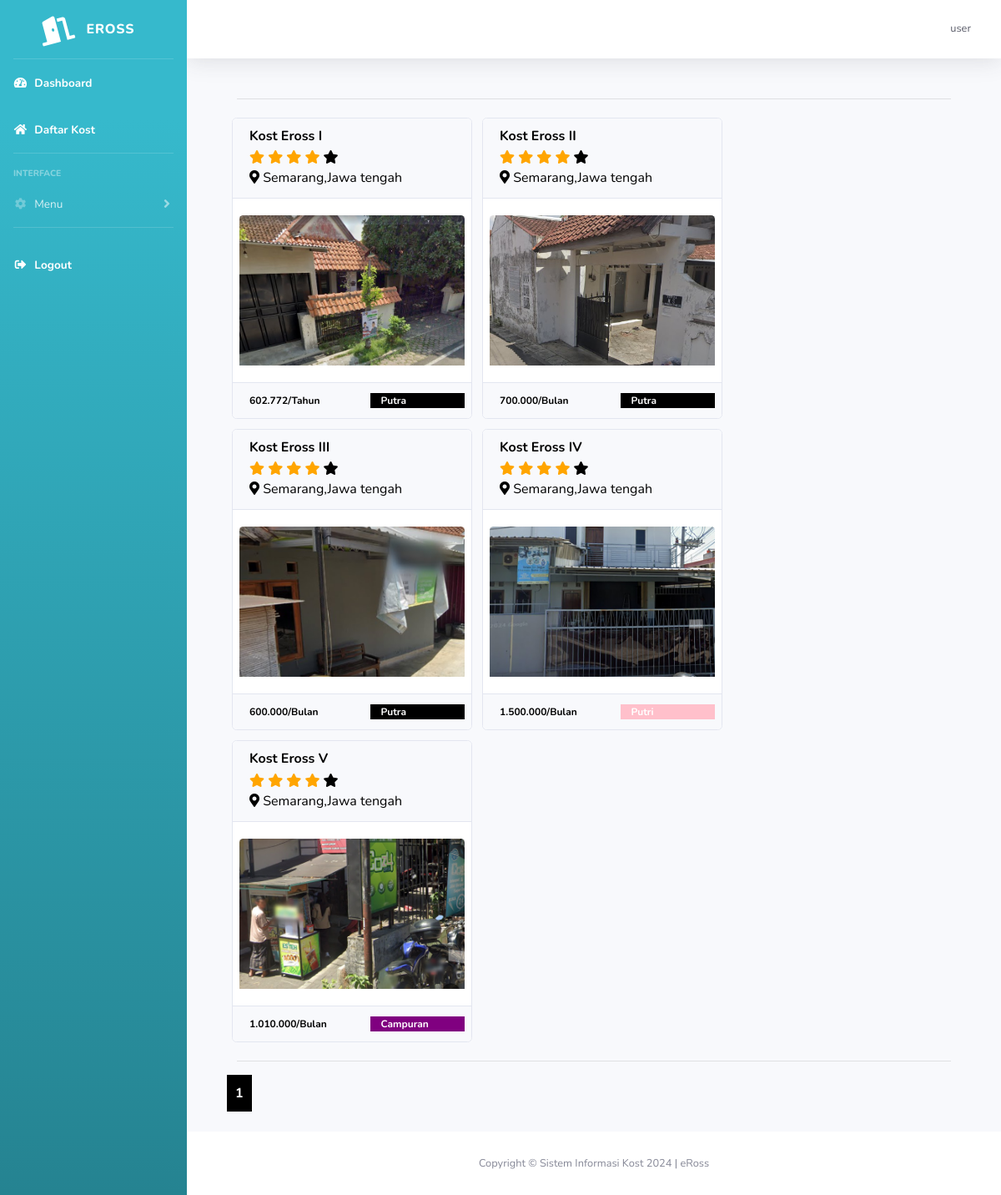
/SistemInformasiKost-main/kost/daftar-kost.php (signed in), run on the app's committed database.
### tables this page shows
CREATE TABLE `kost` (
  `id_kost` int(11) NOT NULL,
  `nama_kost` varchar(255) NOT NULL,
  `tipe_kost` varchar(255) NOT NULL,
  `jenis_kost` varchar(255) NOT NULL,
  `jumlah_kamar` int(11) NOT NULL,
  `tanggal_tagih` date NOT NULL,
  `nama_pemilik` text NOT NULL,
  `nama_bank` text NOT NULL,
  `no_rekening` int(11) NOT NULL,
  `foto_bangunan_utama` varchar(255) NOT NULL,
  `foto_kamar` varchar(255) NOT NULL,
  `foto_kamar_mandi` varchar(255) NOT NULL,
  `foto_interior` varchar(255) NOT NULL,
  `provinsi` varchar(25) NOT NULL,
  `kota` varchar(25) NOT NULL,
  `kecamatan` varchar(25) NOT NULL,
  `kelurahan` varchar(25) NOT NULL,
  `alamat` varchar(255) NOT NULL,
  `harga_sewa` int(11) NOT NULL,
  `kontak` varchar(255) NOT NULL,
  `deskripsi` text NOT NULL,
  `id_pemilik` int(11) NOT NULL,
  `fasilitas_kost` text NOT NULL
);

### SistemInformasiKost-main/kost/daftar-kost.php (the view, shortened to what this page needs)
<?php
include "template/header.php";
function minfas($idkost, $tipe_kost)
{
  global $koneksi;
  $cost = mysqli_query($koneksi, "SELECT min(biaya_fasilitas) FROM kamar WHERE id_kost=$idkost");
  $p = mysqli_fetch_array($cost);
  if ($tipe_kost == "Bulan") {
    return $p['min(biaya_fasilitas)'];
  } else if ($tipe_kost == "Tahun") {
    return $p['min(biaya_fasilitas)'] * 12;
  }
}
?>
<div class="container">
  <?php
  $jumlah_data_perhalaman = 6;
  $jumlah_halaman = ceil($jumlah_data = mysqli_num_rows(mysqli_query($koneksi, "SELECT * FROM kost JOIN user ON kost.id_pemilik = user.id")) / $jumlah_data_perhalaman);
  if (isset($_GET['halaman'])) {
    $halaman_aktif = $_GET['halaman'];
  } else {
    $halaman_aktif = 1;
  }
  $awalData = ($jumlah_data_perhalaman * $halaman_aktif) - $jumlah_data_perhalaman;
  if (isset($_GET['cari'])) {
    $cari = $_GET['cari'];
    $provinsi = $_GET['provinsi'];
    $kota = $_GET['kota'];
    $jenis_kost = $_GET['jenis_kost'];
    $filter_harga = $_GET['filter_harga'];
    if ($filter_harga == 1) {
      $sub_query = "GROUP BY kost.harga_sewa";
    } else {
      $sub_query = "GROUP BY kost.harga_sewa desc";
    }
    $data = mysqli_query($koneksi, "SELECT * FROM kost JOIN user ON kost.id_pemilik = user.id WHERE nama_kost LIKE '%" . $cari . "%' AND provinsi LIKE '%" . $provinsi . "%' AND kota LIKE '%" . $kota . "%' AND jenis_kost LIKE '%" . $jenis_kost . "%' $sub_query LIMIT $awalData,$jumlah_data_perhalaman");
  } else {
    $data = mysqli_query($koneksi, "SELECT * FROM kost JOIN user ON kost.id_pemilik = user.id LIMIT $awalData,$jumlah_data_perhalaman");
  }
  $no = 1; ?>
  <div class="container">
    <div class="col">
      <hr>
      <div class="row">
        <?php
        while ($d = mysqli_fetch_array($data)) {
        ?>
          <div class="card" style="width: 18rem;">
            <a style="text-decoration: none;color:black" href="tampilan-kost.php?id_kost=<?php echo $d['id_kost'] ?>">
              <div class="card-header">
                <div class="row">
                  <div class="col">
                    <div class="card-text">
                      <h6 class="card-title font-weight-bold mb-1"><?php echo $d['nama_kost'] ?></h6>
                      <span class="stars-active" style="width:50%">
                        <i class="fa fa-star checked" aria-hidden="true"></i>
                        <i class="fa fa-star checked" aria-hidden="true"></i>
                        <i class="fa fa-star checked" aria-hidden="true"></i>
                        <i class="fa fa-star checked" aria-hidden="true"></i>
                        <i class="fa fa-star unchecked" aria-hidden="true"></i>
                      </span>
                      <p class="card-text"><i class="fas fa-map-marker-alt"></i> <?php echo $d['kota'] . ',' . $d['provinsi'] ?></p>
                    </div>
                  </div>
                </div>
              </div>
              <div class="card-body">
                <div class="row">
                  <img class="card-img-top mx-auto" src="../img/foto_kost/kamar/<?php echo $d['foto_kamar'] ?>" alt="Card image cap">
                </div>
              </div>
              <div class="card-footer">
                <div class="row">
                  <div class="col-md-7" style="font-size:12px;font-weight:bold"><?php echo number_format($d['harga_sewa'] + minfas($d['id_kost'], $d['tipe_kost']), 0, ',', '.') . '/' . $d['tipe_kost'] ?></div>
                  <?php
                  if ($d['jenis_kost'] == "Putri") {
                  ?>
                    <div class="col" style="background-color:pink;font-size:12px;font-weight:bold;color:white"><?php echo $d['jenis_kost'] ?></div>
                  <?php
                  } else if ($d['jenis_kost'] == "Putra") {
                  ?>
                    <div class="col" style="background-color:black;font-size:12px;font-weight:bold;color:white"><?php echo $d['jenis_kost'] ?></div>
                  <?php
                  } else if ($d['jenis_kost'] == "Campuran") {
                  ?>
                    <div class="col" style="background-color:purple;font-size:12px;font-weight:bold;color:white"><?php echo $d['jenis_kost'] ?></div>
                  <?php } ?>
                </div>
              </div>
            </a>
          </div>
        <?php } ?>
      </div>
      <hr>
      <div class="row">
        <?php for ($i = 1; $i <= $jumlah_halaman; $i++) : ?>
          <?php if ($i == $halaman_aktif) : ?>
            <a style="font-weight: bold;background-color:black;padding:10px;color:white;" href="?halaman=<?php echo $i ?>"><?php echo $i ?></a>
          <?php else : ?>
            <a style="font-weight: bold;background-color:red;padding:10px;color:white" href="?halaman=<?php echo $i ?>"><?php echo $i ?></a>
          <?php endif; ?>
        <?php endfor; ?>
      </div>
    </div>
  </div>
  <br>
</div>
<?php
include "template/footer.php";
?>

### SistemInformasiKost-main/kost/daftar-kost.php (style rules this page uses)
.checked { color: orange; }
.card { margin: 6px; }
.card-img-top { width: 100%; height: 15vw; object-fit: cover; }

### data on the page
kost: nama_kost "Kost Eross I", kota "Semarang", provinsi "Jawa tengah", foto_kamar (picture), tipe_kost "602.772", tipe_kost "Tahun", jenis_kost "Putra"
kost: nama_kost "Kost Eross II", kota "Semarang", provinsi "Jawa tengah", foto_kamar (picture), tipe_kost "700.000", tipe_kost "Bulan", jenis_kost "Putra"
kost: nama_kost "Kost Eross III", kota "Semarang", provinsi "Jawa tengah", foto_kamar (picture), tipe_kost "600.000", tipe_kost "Bulan", jenis_kost "Putra"
kost: nama_kost "Kost Eross IV", kota "Semarang", provinsi "Jawa tengah", foto_kamar (picture), tipe_kost "1.500.000", tipe_kost "Bulan", jenis_kost "Putri"
kost: nama_kost "Kost Eross V", kota "Semarang", provinsi "Jawa tengah", foto_kamar (picture), tipe_kost "1.010.000", tipe_kost "Bulan", jenis_kost "Campuran"

### other printed values
$_SESSION['username'] "user"
